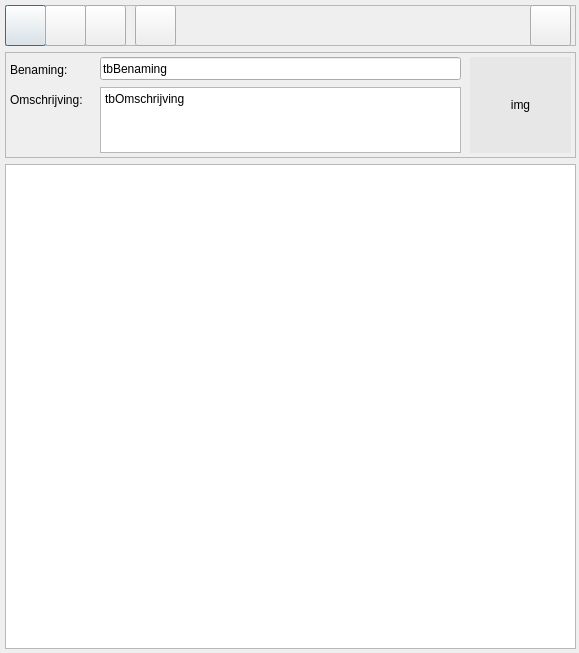
<?xml version="1.0" encoding="UTF-8"?>
<ui version="4.0">
 <class>AddAllergenen</class>
 <widget class="QDialog" name="AddAllergenen">
  <property name="geometry">
   <rect>
    <x>0</x>
    <y>0</y>
    <width>579</width>
    <height>653</height>
   </rect>
  </property>
  <property name="windowTitle">
   <string>Dialog</string>
  </property>
  <widget class="QTableView" name="tvAllergenen">
   <property name="geometry">
    <rect>
     <x>5</x>
     <y>164</y>
     <width>571</width>
     <height>485</height>
    </rect>
   </property>
   <property name="alternatingRowColors">
    <bool>true</bool>
   </property>
   <property name="selectionBehavior">
    <enum>QAbstractItemView::SelectRows</enum>
   </property>
   <attribute name="verticalHeaderDefaultSectionSize">
    <number>42</number>
   </attribute>
   <attribute name="verticalHeaderMinimumSectionSize">
    <number>42</number>
   </attribute>
  </widget>
  <widget class="QFrame" name="frame_2">
   <property name="geometry">
    <rect>
     <x>5</x>
     <y>52</y>
     <width>571</width>
     <height>106</height>
    </rect>
   </property>
   <property name="sizePolicy">
    <sizepolicy hsizetype="Preferred" vsizetype="Fixed">
     <horstretch>0</horstretch>
     <verstretch>0</verstretch>
    </sizepolicy>
   </property>
   <property name="minimumSize">
    <size>
     <width>481</width>
     <height>106</height>
    </size>
   </property>
   <property name="maximumSize">
    <size>
     <width>16777215</width>
     <height>106</height>
    </size>
   </property>
   <property name="frameShape">
    <enum>QFrame::StyledPanel</enum>
   </property>
   <property name="frameShadow">
    <enum>QFrame::Sunken</enum>
   </property>
   <property name="lineWidth">
    <number>2</number>
   </property>
   <widget class="my_lbFoto" name="lbFoto">
    <property name="geometry">
     <rect>
      <x>465</x>
      <y>5</y>
      <width>101</width>
      <height>96</height>
     </rect>
    </property>
    <property name="acceptDrops">
     <bool>true</bool>
    </property>
    <property name="styleSheet">
     <string notr="true">background-color: rgb(231, 231, 231);</string>
    </property>
    <property name="text">
     <string>img</string>
    </property>
    <property name="scaledContents">
     <bool>true</bool>
    </property>
    <property name="alignment">
     <set>Qt::AlignCenter</set>
    </property>
   </widget>
   <widget class="QLabel" name="lbBenaming">
    <property name="geometry">
     <rect>
      <x>5</x>
      <y>10</y>
      <width>71</width>
      <height>16</height>
     </rect>
    </property>
    <property name="text">
     <string>Benaming:</string>
    </property>
   </widget>
   <widget class="QLabel" name="lbOmschrijving">
    <property name="geometry">
     <rect>
      <x>5</x>
      <y>40</y>
      <width>91</width>
      <height>16</height>
     </rect>
    </property>
    <property name="text">
     <string>Omschrijving:</string>
    </property>
   </widget>
   <widget class="QLineEdit" name="tbBenaming">
    <property name="geometry">
     <rect>
      <x>95</x>
      <y>5</y>
      <width>361</width>
      <height>23</height>
     </rect>
    </property>
    <property name="text">
     <string>tbBenaming</string>
    </property>
   </widget>
   <widget class="QPlainTextEdit" name="tbOmschrijving">
    <property name="geometry">
     <rect>
      <x>95</x>
      <y>35</y>
      <width>361</width>
      <height>66</height>
     </rect>
    </property>
    <property name="plainText">
     <string>tbOmschrijving</string>
    </property>
   </widget>
  </widget>
  <widget class="QFrame" name="frame">
   <property name="geometry">
    <rect>
     <x>5</x>
     <y>5</y>
     <width>571</width>
     <height>41</height>
    </rect>
   </property>
   <property name="sizePolicy">
    <sizepolicy hsizetype="Preferred" vsizetype="Fixed">
     <horstretch>0</horstretch>
     <verstretch>0</verstretch>
    </sizepolicy>
   </property>
   <property name="minimumSize">
    <size>
     <width>481</width>
     <height>41</height>
    </size>
   </property>
   <property name="maximumSize">
    <size>
     <width>16777215</width>
     <height>41</height>
    </size>
   </property>
   <property name="frameShape">
    <enum>QFrame::StyledPanel</enum>
   </property>
   <property name="frameShadow">
    <enum>QFrame::Raised</enum>
   </property>
   <property name="lineWidth">
    <number>2</number>
   </property>
   <widget class="QPushButton" name="btnNieuw">
    <property name="geometry">
     <rect>
      <x>0</x>
      <y>0</y>
      <width>41</width>
      <height>41</height>
     </rect>
    </property>
    <property name="text">
     <string/>
    </property>
    <property name="icon">
     <iconset resource="../resource.qrc">
      <normaloff>:/icons/icons/add.png</normaloff>:/icons/icons/add.png</iconset>
    </property>
   </widget>
   <widget class="QPushButton" name="btnBewerk">
    <property name="geometry">
     <rect>
      <x>40</x>
      <y>0</y>
      <width>41</width>
      <height>41</height>
     </rect>
    </property>
    <property name="text">
     <string/>
    </property>
    <property name="icon">
     <iconset resource="../resource.qrc">
      <normaloff>:/icons/icons/edit_button.png</normaloff>:/icons/icons/edit_button.png</iconset>
    </property>
   </widget>
   <widget class="QPushButton" name="btnOpslaan">
    <property name="geometry">
     <rect>
      <x>80</x>
      <y>0</y>
      <width>41</width>
      <height>41</height>
     </rect>
    </property>
    <property name="text">
     <string/>
    </property>
    <property name="icon">
     <iconset resource="../resource.qrc">
      <normaloff>:/icons/icons/save_close.png</normaloff>:/icons/icons/save_close.png</iconset>
    </property>
   </widget>
   <widget class="QPushButton" name="btnStop">
    <property name="geometry">
     <rect>
      <x>525</x>
      <y>0</y>
      <width>41</width>
      <height>41</height>
     </rect>
    </property>
    <property name="text">
     <string/>
    </property>
    <property name="icon">
     <iconset resource="../resource.qrc">
      <normaloff>:/icons/icons/stop2.png</normaloff>:/icons/icons/stop2.png</iconset>
    </property>
   </widget>
   <widget class="QPushButton" name="btnLaadPicture">
    <property name="geometry">
     <rect>
      <x>130</x>
      <y>0</y>
      <width>41</width>
      <height>41</height>
     </rect>
    </property>
    <property name="text">
     <string/>
    </property>
    <property name="icon">
     <iconset resource="../resource.qrc">
      <normaloff>:/icons/icons/picture_add.png</normaloff>:/icons/icons/picture_add.png</iconset>
    </property>
   </widget>
  </widget>
 </widget>
 <customwidgets>
  <customwidget>
   <class>my_lbFoto</class>
   <extends>QLabel</extends>
   <header>my_lbfoto.h</header>
  </customwidget>
 </customwidgets>
 <resources>
  <include location="../resource.qrc"/>
 </resources>
 <connections/>
</ui>
